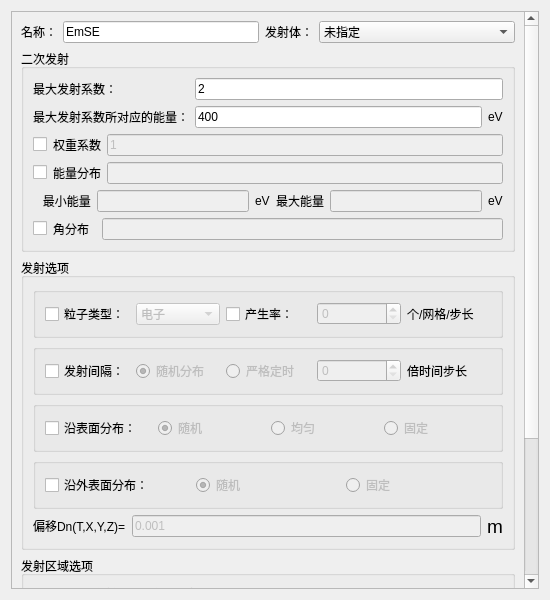
<?xml version="1.0" encoding="UTF-8"?>
<ui version="4.0">
 <class>Dialog</class>
 <widget class="QDialog" name="Dialog">
  <property name="geometry">
   <rect>
    <x>0</x>
    <y>0</y>
    <width>550</width>
    <height>600</height>
   </rect>
  </property>
  <property name="windowTitle">
   <string>Dialog</string>
  </property>
  <layout class="QGridLayout" name="gridLayout_10">
   <item row="0" column="0">
    <widget class="QScrollArea" name="scrollArea">
     <property name="widgetResizable">
      <bool>true</bool>
     </property>
     <widget class="QWidget" name="scrollAreaWidgetContents">
      <property name="geometry">
       <rect>
        <x>0</x>
        <y>-159</y>
        <width>513</width>
        <height>739</height>
       </rect>
      </property>
      <layout class="QVBoxLayout" name="verticalLayout">
       <item>
        <layout class="QHBoxLayout" name="horizontalLayout_12" stretch="0,1,1,1">
         <item>
          <widget class="QLabel" name="label_5">
           <property name="text">
            <string>名称：</string>
           </property>
          </widget>
         </item>
         <item>
          <widget class="QLineEdit" name="LineEdit_Name">
           <property name="text">
            <string>EmSE</string>
           </property>
          </widget>
         </item>
         <item>
          <widget class="QLabel" name="Label_Shadow_2">
           <property name="sizePolicy">
            <sizepolicy hsizetype="Fixed" vsizetype="Preferred">
             <horstretch>0</horstretch>
             <verstretch>0</verstretch>
            </sizepolicy>
           </property>
           <property name="text">
            <string>发射体：</string>
           </property>
          </widget>
         </item>
         <item>
          <widget class="StyledComboBox" name="ComboBox_Shadow">
           <property name="enabled">
            <bool>true</bool>
           </property>
           <property name="sizePolicy">
            <sizepolicy hsizetype="Preferred" vsizetype="Fixed">
             <horstretch>0</horstretch>
             <verstretch>0</verstretch>
            </sizepolicy>
           </property>
           <property name="maximumSize">
            <size>
             <width>16777215</width>
             <height>16777215</height>
            </size>
           </property>
           <property name="sizeIncrement">
            <size>
             <width>1</width>
             <height>0</height>
            </size>
           </property>
           <property name="editable">
            <bool>false</bool>
           </property>
           <item>
            <property name="text">
             <string>未指定</string>
            </property>
           </item>
          </widget>
         </item>
        </layout>
       </item>
       <item>
        <widget class="QGroupBox" name="groupBox_9">
         <property name="title">
          <string>二次发射</string>
         </property>
         <layout class="QGridLayout" name="gridLayout_9">
          <item row="0" column="0">
           <layout class="QGridLayout" name="gridLayout">
            <item row="4" column="0" colspan="4">
             <layout class="QHBoxLayout" name="horizontalLayout_4">
              <item>
               <widget class="QCheckBox" name="checkBox_energyDistribution">
                <property name="text">
                 <string/>
                </property>
               </widget>
              </item>
              <item>
               <widget class="QLabel" name="label_10">
                <property name="text">
                 <string>能量分布</string>
                </property>
               </widget>
              </item>
              <item>
               <widget class="QLineEdit" name="lineEdit_ED">
                <property name="enabled">
                 <bool>false</bool>
                </property>
               </widget>
              </item>
             </layout>
            </item>
            <item row="1" column="0" colspan="2">
             <widget class="QLabel" name="label">
              <property name="text">
               <string>最大发射系数：</string>
              </property>
             </widget>
            </item>
            <item row="2" column="0" colspan="2">
             <widget class="QLabel" name="label_2">
              <property name="text">
               <string>最大发射系数所对应的能量：</string>
              </property>
             </widget>
            </item>
            <item row="6" column="0" colspan="4">
             <layout class="QHBoxLayout" name="horizontalLayout">
              <item>
               <widget class="QCheckBox" name="checkBox_angularDistribution">
                <property name="text">
                 <string/>
                </property>
               </widget>
              </item>
              <item>
               <widget class="QLabel" name="label_9">
                <property name="text">
                 <string>角分布  </string>
                </property>
               </widget>
              </item>
              <item>
               <widget class="QLineEdit" name="lineEdit_AD">
                <property name="enabled">
                 <bool>false</bool>
                </property>
               </widget>
              </item>
             </layout>
            </item>
            <item row="3" column="0" colspan="4">
             <layout class="QHBoxLayout" name="horizontalLayout_5">
              <item>
               <widget class="QCheckBox" name="checkBox_weightCoefficient">
                <property name="text">
                 <string/>
                </property>
               </widget>
              </item>
              <item>
               <widget class="QLabel" name="label_11">
                <property name="text">
                 <string>权重系数</string>
                </property>
               </widget>
              </item>
              <item>
               <widget class="QLineEdit" name="lineEdit_WF">
                <property name="enabled">
                 <bool>false</bool>
                </property>
                <property name="text">
                 <string>1</string>
                </property>
               </widget>
              </item>
             </layout>
            </item>
            <item row="5" column="0" colspan="4">
             <layout class="QHBoxLayout" name="horizontalLayout_2">
              <item>
               <widget class="QLabel" name="label_6">
                <property name="text">
                 <string>   最小能量</string>
                </property>
               </widget>
              </item>
              <item>
               <widget class="QLineEdit" name="lineEdit_energyMin">
                <property name="enabled">
                 <bool>false</bool>
                </property>
               </widget>
              </item>
              <item>
               <widget class="QLabel" name="label_3">
                <property name="text">
                 <string>eV</string>
                </property>
               </widget>
              </item>
              <item>
               <widget class="QLabel" name="label_7">
                <property name="text">
                 <string>最大能量</string>
                </property>
               </widget>
              </item>
              <item>
               <widget class="QLineEdit" name="lineEdit_energyMax">
                <property name="enabled">
                 <bool>false</bool>
                </property>
               </widget>
              </item>
              <item>
               <widget class="QLabel" name="label_21">
                <property name="text">
                 <string>eV</string>
                </property>
               </widget>
              </item>
             </layout>
            </item>
            <item row="2" column="2">
             <widget class="QLineEdit" name="lineEdit_energy">
              <property name="text">
               <string>400</string>
              </property>
             </widget>
            </item>
            <item row="2" column="3">
             <widget class="QLabel" name="label_4">
              <property name="text">
               <string>eV</string>
              </property>
             </widget>
            </item>
            <item row="1" column="2" colspan="2">
             <widget class="QLineEdit" name="lineEdit_maxNum">
              <property name="text">
               <string>2</string>
              </property>
             </widget>
            </item>
           </layout>
          </item>
         </layout>
        </widget>
       </item>
       <item>
        <widget class="QGroupBox" name="groupBox_2">
         <property name="title">
          <string>发射选项</string>
         </property>
         <layout class="QGridLayout" name="gridLayout_4">
          <item row="4" column="0">
           <layout class="QHBoxLayout" name="horizontalLayout_6">
            <item>
             <widget class="QGroupBox" name="groupBox_6">
              <property name="title">
               <string/>
              </property>
              <property name="flat">
               <bool>true</bool>
              </property>
              <layout class="QGridLayout" name="gridLayout_6">
               <item row="0" column="0">
                <widget class="QCheckBox" name="checkBox_surface">
                 <property name="text">
                  <string>沿表面分布：</string>
                 </property>
                </widget>
               </item>
               <item row="0" column="1">
                <widget class="QRadioButton" name="radioButton_randomm">
                 <property name="enabled">
                  <bool>false</bool>
                 </property>
                 <property name="text">
                  <string>随机</string>
                 </property>
                 <property name="checked">
                  <bool>true</bool>
                 </property>
                </widget>
               </item>
               <item row="0" column="2">
                <widget class="QRadioButton" name="radioButton_uniform">
                 <property name="enabled">
                  <bool>false</bool>
                 </property>
                 <property name="text">
                  <string>均匀</string>
                 </property>
                </widget>
               </item>
               <item row="0" column="3">
                <widget class="QRadioButton" name="radioButton_fixed">
                 <property name="enabled">
                  <bool>false</bool>
                 </property>
                 <property name="text">
                  <string>固定</string>
                 </property>
                </widget>
               </item>
              </layout>
             </widget>
            </item>
           </layout>
          </item>
          <item row="3" column="0">
           <spacer name="verticalSpacer_8">
            <property name="orientation">
             <enum>Qt::Vertical</enum>
            </property>
            <property name="sizeHint" stdset="0">
             <size>
              <width>20</width>
              <height>40</height>
             </size>
            </property>
           </spacer>
          </item>
          <item row="1" column="0">
           <spacer name="verticalSpacer_9">
            <property name="orientation">
             <enum>Qt::Vertical</enum>
            </property>
            <property name="sizeHint" stdset="0">
             <size>
              <width>20</width>
              <height>40</height>
             </size>
            </property>
           </spacer>
          </item>
          <item row="2" column="0">
           <layout class="QHBoxLayout" name="horizontalLayout_7">
            <item>
             <widget class="QGroupBox" name="groupBox_7">
              <property name="title">
               <string/>
              </property>
              <property name="flat">
               <bool>true</bool>
              </property>
              <layout class="QGridLayout" name="gridLayout_7">
               <item row="0" column="2">
                <widget class="QRadioButton" name="radioButton_strictTiming">
                 <property name="enabled">
                  <bool>false</bool>
                 </property>
                 <property name="text">
                  <string>严格定时</string>
                 </property>
                </widget>
               </item>
               <item row="0" column="3">
                <widget class="QSpinBox" name="spinBox_timesStep">
                 <property name="enabled">
                  <bool>false</bool>
                 </property>
                </widget>
               </item>
               <item row="0" column="1">
                <widget class="QRadioButton" name="radioButton_random">
                 <property name="enabled">
                  <bool>false</bool>
                 </property>
                 <property name="text">
                  <string>随机分布</string>
                 </property>
                 <property name="checked">
                  <bool>true</bool>
                 </property>
                </widget>
               </item>
               <item row="0" column="0">
                <widget class="QCheckBox" name="checkBox_transmittingInterval">
                 <property name="text">
                  <string>发射间隔：</string>
                 </property>
                </widget>
               </item>
               <item row="0" column="4">
                <widget class="QLabel" name="label_12">
                 <property name="text">
                  <string>倍时间步长</string>
                 </property>
                </widget>
               </item>
              </layout>
             </widget>
            </item>
           </layout>
          </item>
          <item row="8" column="0">
           <layout class="QHBoxLayout" name="horizontalLayout_8">
            <item>
             <widget class="QLabel" name="label_8">
              <property name="text">
               <string>&lt;html&gt;&lt;head/&gt;&lt;body&gt;&lt;p&gt;偏移Dn(T,X,Y,Z)=&lt;/p&gt;&lt;/body&gt;&lt;/html&gt;</string>
              </property>
             </widget>
            </item>
            <item>
             <widget class="QLineEdit" name="LineEdit_Dn">
              <property name="enabled">
               <bool>false</bool>
              </property>
              <property name="text">
               <string>0.001</string>
              </property>
             </widget>
            </item>
            <item>
             <widget class="QLabel" name="label_13">
              <property name="text">
               <string>&lt;html&gt;&lt;head/&gt;&lt;body&gt;&lt;p&gt;&lt;span style=&quot; font-size:14pt;&quot;&gt;m&lt;/span&gt;&lt;/p&gt;&lt;/body&gt;&lt;/html&gt;</string>
              </property>
             </widget>
            </item>
           </layout>
          </item>
          <item row="6" column="0">
           <layout class="QHBoxLayout" name="horizontalLayout_9">
            <item>
             <widget class="QGroupBox" name="groupBox_5">
              <property name="title">
               <string/>
              </property>
              <property name="flat">
               <bool>true</bool>
              </property>
              <layout class="QGridLayout" name="gridLayout_2">
               <item row="0" column="1">
                <widget class="QRadioButton" name="radioButton_randommm">
                 <property name="enabled">
                  <bool>false</bool>
                 </property>
                 <property name="text">
                  <string>随机</string>
                 </property>
                 <property name="checked">
                  <bool>true</bool>
                 </property>
                </widget>
               </item>
               <item row="0" column="2">
                <widget class="QRadioButton" name="radioButton_alongOutsideFixed">
                 <property name="enabled">
                  <bool>false</bool>
                 </property>
                 <property name="text">
                  <string>固定</string>
                 </property>
                </widget>
               </item>
               <item row="0" column="0">
                <widget class="QCheckBox" name="checkBox_outSurface">
                 <property name="text">
                  <string>沿外表面分布：</string>
                 </property>
                </widget>
               </item>
              </layout>
             </widget>
            </item>
           </layout>
          </item>
          <item row="0" column="0">
           <layout class="QHBoxLayout" name="horizontalLayout_10">
            <item>
             <widget class="QGroupBox" name="groupBox_8">
              <property name="title">
               <string/>
              </property>
              <property name="flat">
               <bool>true</bool>
              </property>
              <layout class="QGridLayout" name="gridLayout_8">
               <item row="0" column="3">
                <widget class="QSpinBox" name="spinBox_generationRate">
                 <property name="enabled">
                  <bool>false</bool>
                 </property>
                </widget>
               </item>
               <item row="0" column="1">
                <widget class="StyledComboBox" name="ComboBox_particleType">
                 <property name="enabled">
                  <bool>false</bool>
                 </property>
                 <item>
                  <property name="text">
                   <string>电子</string>
                  </property>
                 </item>
                 <item>
                  <property name="text">
                   <string>质子</string>
                  </property>
                 </item>
                </widget>
               </item>
               <item row="0" column="2">
                <widget class="QCheckBox" name="checkBox_generationRate">
                 <property name="text">
                  <string>产生率：</string>
                 </property>
                </widget>
               </item>
               <item row="0" column="0">
                <widget class="QCheckBox" name="checkBox_particleType">
                 <property name="text">
                  <string>粒子类型：</string>
                 </property>
                </widget>
               </item>
               <item row="0" column="4">
                <widget class="QLabel" name="label_14">
                 <property name="text">
                  <string>个/网格/步长</string>
                 </property>
                </widget>
               </item>
              </layout>
             </widget>
            </item>
           </layout>
          </item>
          <item row="5" column="0">
           <spacer name="verticalSpacer_10">
            <property name="orientation">
             <enum>Qt::Vertical</enum>
            </property>
            <property name="sizeHint" stdset="0">
             <size>
              <width>20</width>
              <height>40</height>
             </size>
            </property>
           </spacer>
          </item>
          <item row="7" column="0">
           <spacer name="verticalSpacer_11">
            <property name="orientation">
             <enum>Qt::Vertical</enum>
            </property>
            <property name="sizeHint" stdset="0">
             <size>
              <width>20</width>
              <height>40</height>
             </size>
            </property>
           </spacer>
          </item>
         </layout>
        </widget>
       </item>
       <item>
        <widget class="QGroupBox" name="groupBox_3">
         <property name="title">
          <string>发射区域选项</string>
         </property>
         <layout class="QGridLayout" name="gridLayout_3">
          <item row="0" column="0">
           <spacer name="verticalSpacer_14">
            <property name="orientation">
             <enum>Qt::Vertical</enum>
            </property>
            <property name="sizeHint" stdset="0">
             <size>
              <width>20</width>
              <height>40</height>
             </size>
            </property>
           </spacer>
          </item>
          <item row="2" column="0">
           <spacer name="verticalSpacer_15">
            <property name="orientation">
             <enum>Qt::Vertical</enum>
            </property>
            <property name="sizeHint" stdset="0">
             <size>
              <width>20</width>
              <height>40</height>
             </size>
            </property>
           </spacer>
          </item>
          <item row="3" column="0">
           <layout class="QHBoxLayout" name="horizontalLayout_15">
            <item>
             <widget class="QLabel" name="label_17">
              <property name="text">
               <string>区域1：</string>
              </property>
             </widget>
            </item>
            <item>
             <widget class="StyledComboBox" name="ComboBox_notInclued">
              <item>
               <property name="text">
                <string>不指定</string>
               </property>
              </item>
             </widget>
            </item>
            <item>
             <widget class="QLabel" name="label_15">
              <property name="text">
               <string>区域2：</string>
              </property>
             </widget>
            </item>
            <item>
             <widget class="StyledComboBox" name="ComboBox_notIncludedd">
              <item>
               <property name="text">
                <string>不指定</string>
               </property>
              </item>
             </widget>
            </item>
           </layout>
          </item>
          <item row="1" column="0">
           <layout class="QHBoxLayout" name="horizontalLayout_14">
            <item>
             <widget class="QLabel" name="label_16">
              <property name="text">
               <string>&lt;html&gt;&lt;head/&gt;&lt;body&gt;&lt;p&gt;进一步限定发射区域，使不包括下列正交投影型区域&lt;/p&gt;&lt;/body&gt;&lt;/html&gt;</string>
              </property>
             </widget>
            </item>
           </layout>
          </item>
          <item row="4" column="0">
           <spacer name="verticalSpacer_16">
            <property name="orientation">
             <enum>Qt::Vertical</enum>
            </property>
            <property name="sizeHint" stdset="0">
             <size>
              <width>20</width>
              <height>40</height>
             </size>
            </property>
           </spacer>
          </item>
         </layout>
        </widget>
       </item>
       <item>
        <widget class="QGroupBox" name="groupBox_4">
         <property name="title">
          <string>发射区域选项</string>
         </property>
         <layout class="QGridLayout" name="gridLayout_5">
          <item row="2" column="0">
           <spacer name="verticalSpacer_18">
            <property name="orientation">
             <enum>Qt::Vertical</enum>
            </property>
            <property name="sizeHint" stdset="0">
             <size>
              <width>20</width>
              <height>40</height>
             </size>
            </property>
           </spacer>
          </item>
          <item row="0" column="0">
           <spacer name="verticalSpacer_17">
            <property name="orientation">
             <enum>Qt::Vertical</enum>
            </property>
            <property name="sizeHint" stdset="0">
             <size>
              <width>20</width>
              <height>40</height>
             </size>
            </property>
           </spacer>
          </item>
          <item row="1" column="0">
           <layout class="QHBoxLayout" name="horizontalLayout_16">
            <item>
             <widget class="QLabel" name="label_18">
              <property name="text">
               <string>&lt;html&gt;&lt;head/&gt;&lt;body&gt;&lt;p&gt;进一步限定发射区域，使包括下列正交投影型区域&lt;/p&gt;&lt;/body&gt;&lt;/html&gt;</string>
              </property>
             </widget>
            </item>
           </layout>
          </item>
          <item row="3" column="0">
           <layout class="QHBoxLayout" name="horizontalLayout_17">
            <item>
             <widget class="QLabel" name="label_19">
              <property name="text">
               <string>区域1：</string>
              </property>
             </widget>
            </item>
            <item>
             <widget class="StyledComboBox" name="ComboBox_included">
              <item>
               <property name="text">
                <string>不指定</string>
               </property>
              </item>
             </widget>
            </item>
            <item>
             <widget class="QLabel" name="label_20">
              <property name="text">
               <string>区域2：</string>
              </property>
             </widget>
            </item>
            <item>
             <widget class="StyledComboBox" name="ComboBox_includedd">
              <item>
               <property name="text">
                <string>不指定</string>
               </property>
              </item>
             </widget>
            </item>
           </layout>
          </item>
          <item row="4" column="0">
           <spacer name="verticalSpacer_19">
            <property name="orientation">
             <enum>Qt::Vertical</enum>
            </property>
            <property name="sizeHint" stdset="0">
             <size>
              <width>20</width>
              <height>40</height>
             </size>
            </property>
           </spacer>
          </item>
         </layout>
        </widget>
       </item>
       <item>
        <layout class="QHBoxLayout" name="horizontalLayout_3">
         <item>
          <widget class="QPushButton" name="pb_ok">
           <property name="text">
            <string>确定</string>
           </property>
          </widget>
         </item>
         <item>
          <widget class="QPushButton" name="pb_cancel">
           <property name="text">
            <string>取消</string>
           </property>
          </widget>
         </item>
        </layout>
       </item>
      </layout>
     </widget>
    </widget>
   </item>
  </layout>
 </widget>
 <customwidgets>
  <customwidget>
   <class>StyledComboBox</class>
   <extends>QComboBox</extends>
   <header>StyledComboBox.h</header>
  </customwidget>
 </customwidgets>
 <tabstops>
  <tabstop>pb_ok</tabstop>
  <tabstop>pb_cancel</tabstop>
  <tabstop>LineEdit_Name</tabstop>
  <tabstop>ComboBox_Shadow</tabstop>
  <tabstop>lineEdit_maxNum</tabstop>
  <tabstop>lineEdit_energy</tabstop>
  <tabstop>checkBox_weightCoefficient</tabstop>
  <tabstop>lineEdit_WF</tabstop>
  <tabstop>checkBox_energyDistribution</tabstop>
  <tabstop>lineEdit_ED</tabstop>
  <tabstop>lineEdit_energyMin</tabstop>
  <tabstop>lineEdit_energyMax</tabstop>
  <tabstop>checkBox_angularDistribution</tabstop>
  <tabstop>lineEdit_AD</tabstop>
  <tabstop>checkBox_particleType</tabstop>
  <tabstop>ComboBox_particleType</tabstop>
  <tabstop>checkBox_generationRate</tabstop>
  <tabstop>spinBox_generationRate</tabstop>
  <tabstop>checkBox_transmittingInterval</tabstop>
  <tabstop>radioButton_random</tabstop>
  <tabstop>radioButton_strictTiming</tabstop>
  <tabstop>spinBox_timesStep</tabstop>
  <tabstop>checkBox_surface</tabstop>
  <tabstop>radioButton_randomm</tabstop>
  <tabstop>radioButton_uniform</tabstop>
  <tabstop>radioButton_fixed</tabstop>
  <tabstop>checkBox_outSurface</tabstop>
  <tabstop>radioButton_randommm</tabstop>
  <tabstop>radioButton_alongOutsideFixed</tabstop>
  <tabstop>LineEdit_Dn</tabstop>
  <tabstop>ComboBox_notInclued</tabstop>
  <tabstop>ComboBox_notIncludedd</tabstop>
  <tabstop>ComboBox_included</tabstop>
  <tabstop>ComboBox_includedd</tabstop>
  <tabstop>scrollArea</tabstop>
 </tabstops>
 <resources/>
 <connections/>
</ui>
